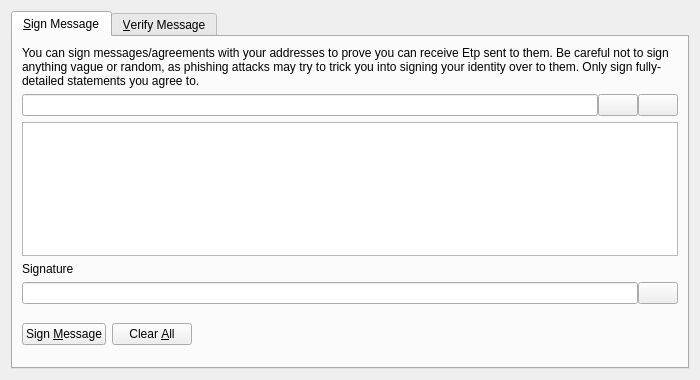
<?xml version="1.0" encoding="UTF-8"?>
<ui version="4.0">
 <class>SignVerifyMessageDialog</class>
 <widget class="QDialog" name="SignVerifyMessageDialog">
  <property name="geometry">
   <rect>
    <x>0</x>
    <y>0</y>
    <width>700</width>
    <height>380</height>
   </rect>
  </property>
  <property name="windowTitle">
   <string>Signatures - Sign / Verify a Message</string>
  </property>
  <property name="modal">
   <bool>true</bool>
  </property>
  <layout class="QVBoxLayout" name="verticalLayout">
   <item>
    <widget class="QTabWidget" name="tabWidget">
     <property name="currentIndex">
      <number>0</number>
     </property>
     <widget class="QWidget" name="tabSignMessage">
      <attribute name="title">
       <string>&amp;Sign Message</string>
      </attribute>
      <layout class="QVBoxLayout" name="verticalLayout_SM">
       <item>
        <widget class="QLabel" name="infoLabel_SM">
         <property name="text">
          <string>You can sign messages/agreements with your addresses to prove you can receive Etp sent to them. Be careful not to sign anything vague or random, as phishing attacks may try to trick you into signing your identity over to them. Only sign fully-detailed statements you agree to.</string>
         </property>
         <property name="textFormat">
          <enum>Qt::PlainText</enum>
         </property>
         <property name="wordWrap">
          <bool>true</bool>
         </property>
        </widget>
       </item>
       <item>
        <layout class="QHBoxLayout" name="horizontalLayout_1_SM">
         <property name="spacing">
          <number>0</number>
         </property>
         <item>
          <widget class="QValidatedLineEdit" name="addressIn_SM">
           <property name="toolTip">
            <string>The Etp address to sign the message with</string>
           </property>
          </widget>
         </item>
         <item>
          <widget class="QPushButton" name="addressBookButton_SM">
           <property name="toolTip">
            <string>Choose previously used address</string>
           </property>
           <property name="text">
            <string/>
           </property>
           <property name="shortcut">
            <string>Alt+A</string>
           </property>
           <property name="autoDefault">
            <bool>false</bool>
           </property>
          </widget>
         </item>
         <item>
          <widget class="QPushButton" name="pasteButton_SM">
           <property name="toolTip">
            <string>Paste address from clipboard</string>
           </property>
           <property name="text">
            <string/>
           </property>
           <property name="shortcut">
            <string>Alt+P</string>
           </property>
           <property name="autoDefault">
            <bool>false</bool>
           </property>
          </widget>
         </item>
        </layout>
       </item>
       <item>
        <widget class="QPlainTextEdit" name="messageIn_SM">
         <property name="toolTip">
          <string>Enter the message you want to sign here</string>
         </property>
        </widget>
       </item>
       <item>
        <widget class="QLabel" name="signatureLabel_SM">
         <property name="text">
          <string>Signature</string>
         </property>
         <property name="textFormat">
          <enum>Qt::PlainText</enum>
         </property>
        </widget>
       </item>
       <item>
        <layout class="QHBoxLayout" name="horizontalLayout_2_SM">
         <property name="spacing">
          <number>0</number>
         </property>
         <item>
          <widget class="QLineEdit" name="signatureOut_SM">
           <property name="font">
            <font>
             <italic>true</italic>
            </font>
           </property>
           <property name="readOnly">
            <bool>true</bool>
           </property>
          </widget>
         </item>
         <item>
          <widget class="QPushButton" name="copySignatureButton_SM">
           <property name="toolTip">
            <string>Copy the current signature to the system clipboard</string>
           </property>
           <property name="text">
            <string/>
           </property>
           <property name="autoDefault">
            <bool>false</bool>
           </property>
          </widget>
         </item>
        </layout>
       </item>
       <item>
        <layout class="QHBoxLayout" name="horizontalLayout_3_SM">
         <item>
          <widget class="QPushButton" name="signMessageButton_SM">
           <property name="toolTip">
            <string>Sign the message to prove you own this Etp address</string>
           </property>
           <property name="text">
            <string>Sign &amp;Message</string>
           </property>
           <property name="autoDefault">
            <bool>false</bool>
           </property>
          </widget>
         </item>
         <item>
          <widget class="QPushButton" name="clearButton_SM">
           <property name="toolTip">
            <string>Reset all sign message fields</string>
           </property>
           <property name="text">
            <string>Clear &amp;All</string>
           </property>
           <property name="autoDefault">
            <bool>false</bool>
           </property>
          </widget>
         </item>
         <item>
          <spacer name="horizontalSpacer_1_SM">
           <property name="orientation">
            <enum>Qt::Horizontal</enum>
           </property>
           <property name="sizeHint" stdset="0">
            <size>
             <width>40</width>
             <height>48</height>
            </size>
           </property>
          </spacer>
         </item>
         <item>
          <widget class="QLabel" name="statusLabel_SM">
           <property name="font">
            <font>
             <weight>75</weight>
             <bold>true</bold>
            </font>
           </property>
           <property name="text">
            <string/>
           </property>
           <property name="wordWrap">
            <bool>true</bool>
           </property>
          </widget>
         </item>
         <item>
          <spacer name="horizontalSpacer_2_SM">
           <property name="orientation">
            <enum>Qt::Horizontal</enum>
           </property>
           <property name="sizeHint" stdset="0">
            <size>
             <width>40</width>
             <height>48</height>
            </size>
           </property>
          </spacer>
         </item>
        </layout>
       </item>
      </layout>
     </widget>
     <widget class="QWidget" name="tabVerifyMessage">
      <attribute name="title">
       <string>&amp;Verify Message</string>
      </attribute>
      <layout class="QVBoxLayout" name="verticalLayout_VM">
       <item>
        <widget class="QLabel" name="infoLabel_VM">
         <property name="text">
          <string>Enter the receiver's address, message (ensure you copy line breaks, spaces, tabs, etc. exactly) and signature below to verify the message. Be careful not to read more into the signature than what is in the signed message itself, to avoid being tricked by a man-in-the-middle attack. Note that this only proves the signing party receives with the address, it cannot prove sendership of any transaction!</string>
         </property>
         <property name="textFormat">
          <enum>Qt::PlainText</enum>
         </property>
         <property name="alignment">
          <set>Qt::AlignLeading|Qt::AlignLeft|Qt::AlignTop</set>
         </property>
         <property name="wordWrap">
          <bool>true</bool>
         </property>
        </widget>
       </item>
       <item>
        <layout class="QHBoxLayout" name="horizontalLayout_1_VM">
         <property name="spacing">
          <number>0</number>
         </property>
         <item>
          <widget class="QValidatedLineEdit" name="addressIn_VM">
           <property name="toolTip">
            <string>The Etp address the message was signed with</string>
           </property>
          </widget>
         </item>
         <item>
          <widget class="QPushButton" name="addressBookButton_VM">
           <property name="toolTip">
            <string>Choose previously used address</string>
           </property>
           <property name="text">
            <string/>
           </property>
           <property name="shortcut">
            <string>Alt+A</string>
           </property>
           <property name="autoDefault">
            <bool>false</bool>
           </property>
          </widget>
         </item>
        </layout>
       </item>
       <item>
        <widget class="QPlainTextEdit" name="messageIn_VM"/>
       </item>
       <item>
        <widget class="QValidatedLineEdit" name="signatureIn_VM"/>
       </item>
       <item>
        <layout class="QHBoxLayout" name="horizontalLayout_2_VM">
         <item>
          <widget class="QPushButton" name="verifyMessageButton_VM">
           <property name="toolTip">
            <string>Verify the message to ensure it was signed with the specified Etp address</string>
           </property>
           <property name="text">
            <string>Verify &amp;Message</string>
           </property>
           <property name="autoDefault">
            <bool>false</bool>
           </property>
          </widget>
         </item>
         <item>
          <widget class="QPushButton" name="clearButton_VM">
           <property name="toolTip">
            <string>Reset all verify message fields</string>
           </property>
           <property name="text">
            <string>Clear &amp;All</string>
           </property>
           <property name="autoDefault">
            <bool>false</bool>
           </property>
          </widget>
         </item>
         <item>
          <spacer name="horizontalSpacer_1_VM">
           <property name="orientation">
            <enum>Qt::Horizontal</enum>
           </property>
           <property name="sizeHint" stdset="0">
            <size>
             <width>40</width>
             <height>48</height>
            </size>
           </property>
          </spacer>
         </item>
         <item>
          <widget class="QLabel" name="statusLabel_VM">
           <property name="font">
            <font>
             <weight>75</weight>
             <bold>true</bold>
            </font>
           </property>
           <property name="text">
            <string/>
           </property>
           <property name="wordWrap">
            <bool>true</bool>
           </property>
          </widget>
         </item>
         <item>
          <spacer name="horizontalSpacer_2_VM">
           <property name="orientation">
            <enum>Qt::Horizontal</enum>
           </property>
           <property name="sizeHint" stdset="0">
            <size>
             <width>40</width>
             <height>48</height>
            </size>
           </property>
          </spacer>
         </item>
        </layout>
       </item>
      </layout>
     </widget>
    </widget>
   </item>
  </layout>
 </widget>
 <customwidgets>
  <customwidget>
   <class>QValidatedLineEdit</class>
   <extends>QLineEdit</extends>
   <header>qvalidatedlineedit.h</header>
  </customwidget>
 </customwidgets>
 <resources>
  <include location="../etp.qrc"/>
 </resources>
 <connections/>
</ui>
